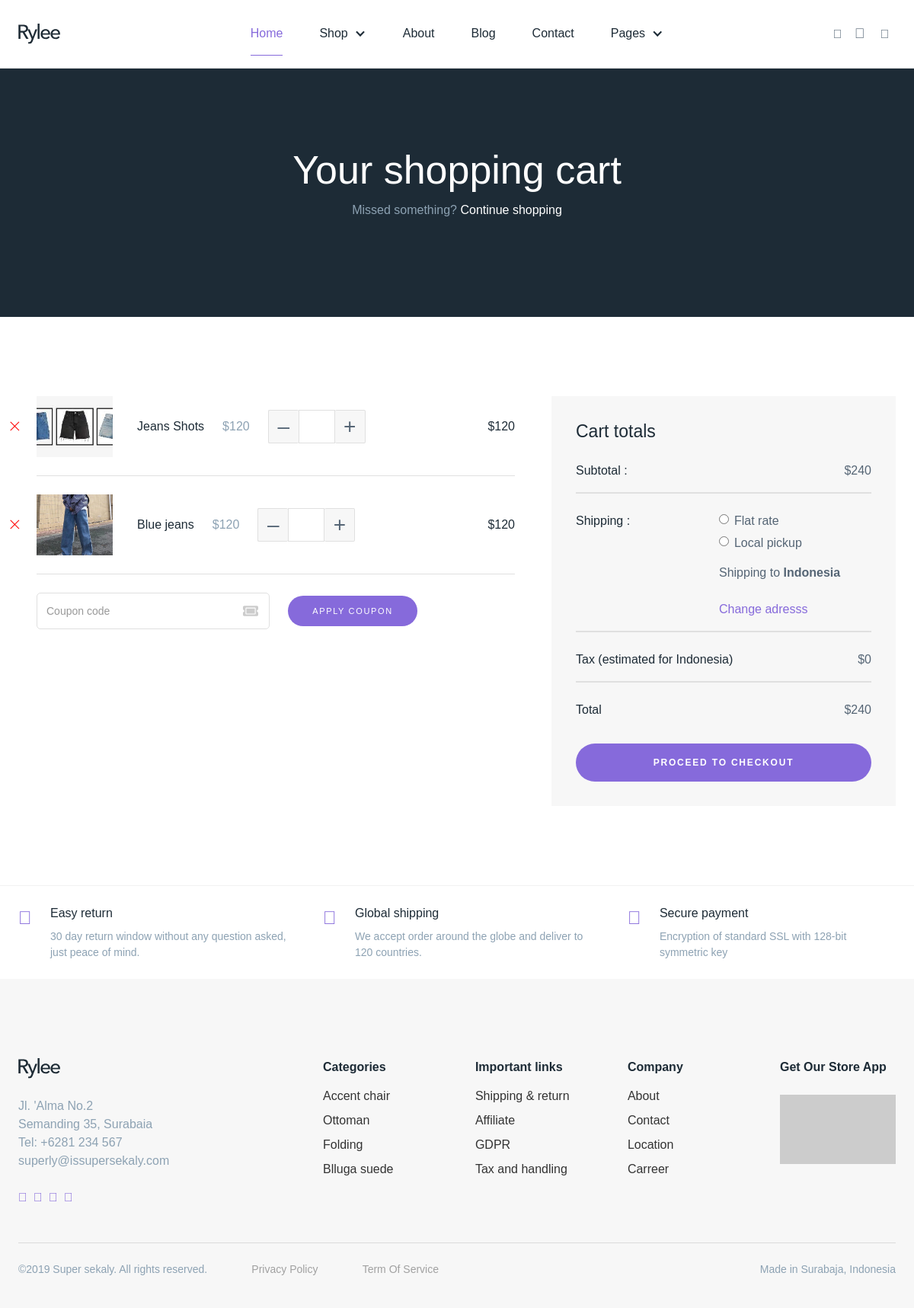
/cart/ (signed in), run on the app's committed database.
### cart/models.py (models this page shows)
class Cart(models.Model):
    user = models.ForeignKey(CustomUser, on_delete=models.CASCADE)
    product = models.ForeignKey(Product, on_delete=models.CASCADE, related_name='cartitem')
    product_size = models.ForeignKey(ProductSize, on_delete=models.SET_NULL, null=True, blank=True)
    product_color = models.ForeignKey(ProductColor, on_delete=models.SET_NULL, null=True, blank=True)
    is_active = models.BooleanField(default=True)
    created_date = models.DateTimeField(auto_now_add=True)
    is_cancelled = models.BooleanField(default=False)
    quantity = models.PositiveIntegerField(default=1)
    price=models.FloatField()

### store/models.py (models this page shows, shortened)
class Product(models.Model):
    name=models.CharField(max_length=200)
    category=models.ForeignKey(ProductCategory,on_delete=models.CASCADE,related_name='cat_name')
    description=models.CharField(max_length=500)
    is_active=models.BooleanField(default=True)
    is_trending=models.BooleanField(default=False)
    created_date=models.DateTimeField(auto_now_add=True)
    created_by=models.ForeignKey(CustomUser,on_delete=models.DO_NOTHING,related_name='product_created_user')
    is_modified=models.BooleanField(default=False)
    is_cancelled=models.BooleanField(default=False)
    @property
    def get_product_image(self):
        im=ProductImage.objects.filter(product=self)
        for i in im:
            print(i)
        return i

class ProductImage(models.Model):
    product=models.ForeignKey(Product,on_delete=models.CASCADE)
    image=models.ImageField(upload_to="product_images",null=True,blank=True)

### cart/views.py (the view)
# urls.py: path('cart/',views.CartView.as_view(),name='cart'),
class CartView(View):
    def get(self,request,*args, **kwargs):
        qs=Cart.objects.filter(user=request.user,is_active=True, is_cancelled=False)
        return render(request,"cart.html",{"cart_products":qs})

### cart/templates/cart.html (shortened to what this page needs)
{% extends 'base.html' %}
{% load static %}
{% block content %}
<div class="section is-dark">
    <div class="container">
      <div class="col block-centered text-align-center lg-7">
        <h1 class="on-dark">Your shopping cart</h1>
        <div class="padding-left padding-right margin-bottom low-text-contrast on-dark">Missed something? <a href="#" class="on-dark">Continue shopping</a></div>
      </div>
    </div>
  </div>
  <div class="section">
    <div class="container">
      <div class="col lg-7 md-12">
        {%for cart_item in cart_products%}
        <div class="c-cart__item in-cart-page">
          <div class="flexh-align-center xs-margin-bottom">
            <a href="#" class="c-cart__remove-btn in-cart-page w-inline-block">
              <div class="iconfont"><em class="iconfont__no-italize"></em></div>
            </a>
            {% if cart_item.product.get_product_image %}
            <img src="{{cart_item.product.get_product_image.image.url}}"  width="100" style="height: 10vh; object-fit: cover;"  alt="" class="c-cart__thumbnail in-cart-page">
            {% endif %}
            <div class="c-cart__title-price">
              <div class="is-heading-color weight-is-medium">{{cart_item.product.name}}</div>
              <div class="low-text-contrast margin-left">$120</div>
            </div>
          </div>
          <div class="flexh-space-between flexh-align-center is-grow xs-is-wrapping">
            <div class="no-margin-bottom margin-left margin-right xs-no-margin-left w-form">
              <form id="email-form" name="email-form" data-name="Email Form">
                <div class="flexh-align-center"><a href="#" class="quantity-button is-minus">–</a><input type="text" maxlength="256" name="field" data-name="Field" required="" class="quantity-input w-input"><a href="#" class="quantity-button is-plus">+</a></div>
              </form>
            </div>
            <div class="weight-is-medium is-heading-color">$120</div>
          </div>
        </div>
        {%endfor%}
        <div class="margin-bottom max-width-500px lg-margin-left w-form">
          <form id="email-form" name="email-form" data-name="Email Form" class="flexh-align-center xs-is-wrapping"><input type="email" class="form-input-text lg-margin-right lg-md-sm-no-margin-bottom bg-icon-ticket w-input" maxlength="256" name="Coupon" data-name="Coupon" placeholder="Coupon code" id="Coupon" required=""><input type="submit" value="apply coupon" data-wait="Please wait..." class="button-primary is-small min-width-170px w-button"></form>
        </div>
      </div>
      <div class="col lg-5 md-12">
        <div class="c-cart-totals">
          <div class="size-h3 margin-bottom">Cart totals</div>
          <div class="c-cart__section in-cart-page">
            <div class="is-heading-color weight-is-medium">Subtotal : </div>
            <div>$240</div>
          </div>
          <div class="c-cart__section in-cart-page xs-is-wrapping">
            <div class="is-heading-color weight-is-medium xs-margin-bottom">Shipping : </div>
            <div class="basis-200px">
              <div class="w-form">
                <form id="email-form-3" name="email-form-3" data-name="Email Form 3"><label checked="" class="w-radio"><input type="radio" data-name="Shipping" id="Flat rate" name="Shipping" value="Flat rate" class="w-form-formradioinput w-radio-input"><span for="Flat rate" class="w-form-label">Flat rate</span></label><label class="w-radio"><input type="radio" data-name="Shipping" id="Flat rate" name="Shipping" value="Flat rate" class="w-form-formradioinput w-radio-input"><span for="Flat rate-2" class="w-form-label">Local pickup</span></label></form>
              </div>
              <div class="margin-bottom">Shipping to <strong>Indonesia</strong></div><a href="#">Change adresss</a></div>
          </div>
          <div class="c-cart__section in-cart-page">
            <div class="is-heading-color weight-is-medium">Tax (estimated for Indonesia)</div>
            <div>$0</div>
          </div>
          <div class="c-cart__section in-cart-page no-border-bottom">
            <div class="is-heading-color weight-is-medium">Total</div>
            <div>$240</div>
          </div>
          <a href="#" class="button-primary w100 w-inline-block">
            <div class="button-primary-text flexh-justify-center">proceed to Checkout</div>
          </a>
        </div>
      </div>
    </div>
  </div>
  <div class="section padding-top-bottom-small border-top-light">
    <div class="container">
      <div class="col lg-4 md-12 flexh-align-top no-margin-bottom-lg">
        <div class="fa is-24px is-brand-color margin-right"></div>
        <div>
          <div class="size-h4 margin-bottom-small">Easy return</div>
          <div class="low-text-contrast text-small">30 day return window without any question asked, just peace of mind.</div>
        </div>
      </div>
      <div class="col lg-4 md-12 flexh-align-top no-margin-bottom-lg">
        <div class="fa is-24px is-brand-color margin-right"></div>
        <div>
          <div class="size-h4 margin-bottom-small">Global shipping</div>
          <div class="low-text-contrast text-small">We accept order around the globe and deliver to 120 countries.</div>
        </div>
      </div>
      <div class="col lg-4 md-12 flexh-align-top no-margin-bottom">
        <div class="fa is-24px is-brand-color margin-right"></div>
        <div>
          <div class="size-h4 margin-bottom-small">Secure payment</div>
          <div class="low-text-contrast text-small">Encryption of standard SSL with 128-bit symmetric key</div>
        </div>
      </div>
    </div>
  </div>
{% include "includes/footer.html" %}
{% endblock content %}

### static/css/components.css (style rules this page uses)
* { -webkit-box-sizing: border-box; -moz-box-sizing: border-box; box-sizing: border-box; }
html { height: 100%; }
body { margin: 0; min-height: 100%; background-color: #fff; font-family: Arial, sans-serif; font-size: 14px; line-height: 20px; color: #333; }
img { max-width: 100%; vertical-align: middle; display: inline-block; }
.w-inline-block { max-width: 100%; display: inline-block; }
.w-button { display: inline-block; padding: 9px 15px; background-color: #3898EC; color: white; border: 0; line-height: inherit; text-decoration: none; cursor: pointer; border-radius: 0; }
input.w-button { -webkit-appearance: button; }
h1, h2, h3, h4, h5, h6 { font-weight: bold; margin-bottom: 10px; }
h1 { font-size: 38px; line-height: 44px; margin-top: 20px; }
.w-form { margin: 0 0 15px; }
label { display: block; margin-bottom: 5px; font-weight: bold; }
.w-input, .w-select { display: block; width: 100%; height: 38px; padding: 8px 12px; margin-bottom: 10px; font-size: 14px; line-height: 1.428571429; color: #333333; vertical-align: middle; background-color: #ffffff; border: 1px solid #cccccc; }
.w-form-label { display: inline-block; cursor: pointer; font-weight: normal; margin-bottom: 0px; }
.w-radio { display: block; margin-bottom: 5px; padding-left: 20px; }
.w-radio:before, .w-radio:after { content: " "; display: table; grid-column-start: 1; grid-row-start: 1; grid-column-end: 2; grid-row-end: 2; }
.w-radio:after { clear: both; }
.w-radio-input { margin: 4px 0 0; margin-top: 1px \9; line-height: normal; float: left; margin-left: -20px; }
.w-radio-input { margin-top: 3px; }

### data on the page
Cart: product.get_product_image.image (picture), product.name "Jeans Shots"
Cart: product.get_product_image.image (picture), product.name "Blue jeans"
